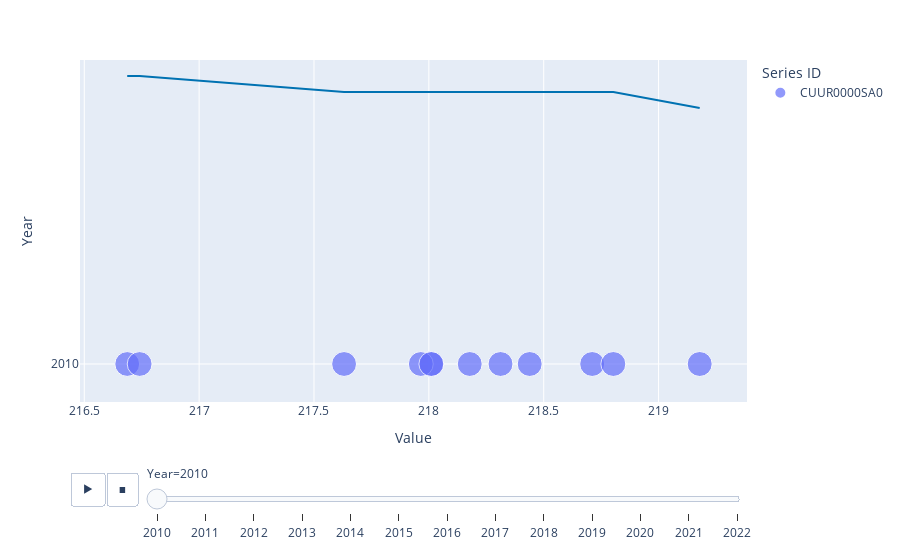

Notebook source saved alongside this figure:
### Code cell
# Now we can plot the data
import plotly.graph_objects as go
import plotly.express as px

fig = px.scatter(
    cpi, x="Value", y="Year", color="Series ID",
    trendline="ols", trendline_color_override="#0072B2",
        size="Value", animation_frame="Year")
fig.show()

### Figure 1 — Plotly figure (JSON) as saved in the notebook; plotly's stock layout.template omitted (floating-point values rounded to 4 significant figures)
{"data": [{"hovertemplate": "Series ID=CUUR0000SA0<br>Year=%{y}<br>Value=%{marker.size}<extra></extra>", "legendgroup": "CUUR0000SA0", "marker": {"color": "#636efa", "size": [216.7, 216.7, 217.6, 218.0, 218.2, 218.0, 218.0, 218.3, 218.4, 218.7, 218.8, 219.2], "sizemode": "area", "sizeref": 0.7029, "symbol": "circle"}, "mode": "markers", "name": "CUUR0000SA0", "orientation": "v", "showlegend": true, "type": "scatter", "x": [216.7, 216.7, 217.6, 218.0, 218.2, 218.0, 218.0, 218.3, 218.4, 218.7, 218.8, 219.2], "xaxis": "x", "y": [2010, 2010, 2010, 2010, 2010, 2010, 2010, 2010, 2010, 2010, 2010, 2010], "yaxis": "y"}, {"hovertemplate": "<b>OLS trendline</b><br>Year = -1.13687e-13 * Value + 2010<br>R<sup>2</sup>=-inf<br><br>Series ID=CUUR0000SA0<br>Year=%{y} <b>(trend)</b><br>Value=%{x}<extra></extra>", "legendgroup": "CUUR0000SA0", "line": {"color": "#0072B2"}, "marker": {"color": "#636efa", "symbol": "circle"}, "mode": "lines", "name": "CUUR0000SA0", "showlegend": false, "type": "scatter", "x": [216.7, 216.7, 217.6, 218.0, 218.0, 218.0, 218.2, 218.3, 218.4, 218.7, 218.8, 219.2], "xaxis": "x", "y": [2010.0, 2010.0, 2010.0, 2010.0, 2010.0, 2010.0, 2010.0, 2010.0, 2010.0, 2010.0, 2010.0, 2010.0], "yaxis": "y"}], "layout": {"legend": {"itemsizing": "constant", "title": {"text": "Series ID"}, "tracegroupgap": 0}, "margin": {"t": 60}, "sliders": [{"active": 0, "currentvalue": {"prefix": "Year="}, "len": 0.9, "pad": {"b": 10, "t": 60}, "steps": [{"args": [["2010"], {"frame": {"duration": 0, "redraw": false}, "fromcurrent": true, "mode": "immediate", "transition": {"duration": 0, "easing": "linear"}}], "label": "2010", "method": "animate"}, {"args": [["2011"], {"frame": {"duration": 0, "redraw": false}, "fromcurrent": true, "mode": "immediate", "transition": {"duration": 0, "easing": "linear"}}], "label": "2011", "method": "animate"}, {"args": [["2012"], {"frame": {"duration": 0, "redraw": false}, "fromcurrent": true, "mode": "immediate", "transition": {"duration": 0, "easing": "linear"}}], "label": "2012", "method": "animate"}, {"args": [["2013"], {"frame": {"duration": 0, "redraw": false}, "fromcurrent": true, "mode": "immediate", "transition": {"duration": 0, "easing": "linear"}}], "label": "2013", "method": "animate"}, {"args": [["2014"], {"frame": {"duration": 0, "redraw": false}, "fromcurrent": true, "mode": "immediate", "transition": {"duration": 0, "easing": "linear"}}], "label": "2014", "method": "animate"}, {"args": [["2015"], {"frame": {"duration": 0, "redraw": false}, "fromcurrent": true, "mode": "immediate", "transition": {"duration": 0, "easing": "linear"}}], "label": "2015", "method": "animate"}, {"args": [["2016"], {"frame": {"duration": 0, "redraw": false}, "fromcurrent": true, "mode": "immediate", "transition": {"duration": 0, "easing": "linear"}}], "label": "2016", "method": "animate"}, {"args": [["2017"], {"frame": {"duration": 0, "redraw": false}, "fromcurrent": true, "mode": "immediate", "transition": {"duration": 0, "easing": "linear"}}], "label": "2017", "method": "animate"}, {"args": [["2018"], {"frame": {"duration": 0, "redraw": false}, "fromcurrent": true, "mode": "immediate", "transition": {"duration": 0, "easing": "linear"}}], "label": "2018", "method": "animate"}, {"args": [["2019"], {"frame": {"duration": 0, "redraw": false}, "fromcurrent": true, "mode": "immediate", "transition": {"duration": 0, "easing": "linear"}}], "label": "2019", "method": "animate"}, {"args": [["2020"], {"frame": {"duration": 0, "redraw": false}, "fromcurrent": true, "mode": "immediate", "transition": {"duration": 0, "easing": "linear"}}], "label": "2020", "method": "animate"}, {"args": [["2021"], {"frame": {"duration": 0, "redraw": false}, "fromcurrent": true, "mode": "immediate", "transition": {"duration": 0, "easing": "linear"}}], "label": "2021", "method": "animate"}, {"args": [["2022"], {"frame": {"duration": 0, "redraw": false}, "fromcurrent": true, "mode": "immediate", "transition": {"duration": 0, "easing": "linear"}}], "label": "2022", "method": "animate"}], "x": 0.1, "xanchor": "left", "y": 0, "yanchor": "top"}], "updatemenus": [{"buttons": [{"args": [null, {"frame": {"duration": 500, "redraw": false}, "fromcurrent": true, "mode": "immediate", "transition": {"duration": 500, "easing": "linear"}}], "label": "&#9654;", "method": "animate"}, {"args": [[null], {"frame": {"duration": 0, "redraw": false}, "fromcurrent": true, "mode": "immediate", "transition": {"duration": 0, "easing": "linear"}}], "label": "&#9724;", "method": "animate"}], "direction": "left", "pad": {"r": 10, "t": 70}, "showactive": false, "type": "buttons", "x": 0.1, "xanchor": "right", "y": 0, "yanchor": "top"}], "xaxis": {"anchor": "y", "domain": [0, 1], "title": {"text": "Value"}}, "yaxis": {"anchor": "x", "categoryarray": [2022, 2021, 2020, 2019, 2018, 2017, 2016, 2015, 2014, 2013, 2012, 2011, 2010], "categoryorder": "array", "domain": [0, 1], "title": {"text": "Year"}}}}
